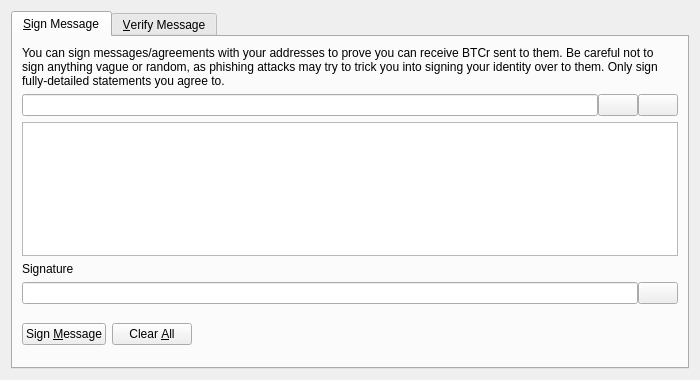
<?xml version="1.0" encoding="UTF-8"?>
<ui version="4.0">
 <class>SignVerifyMessageDialog</class>
 <widget class="QDialog" name="SignVerifyMessageDialog">
  <property name="geometry">
   <rect>
    <x>0</x>
    <y>0</y>
    <width>700</width>
    <height>380</height>
   </rect>
  </property>
  <property name="windowTitle">
   <string>Signatures - Sign / Verify a Message</string>
  </property>
  <property name="modal">
   <bool>true</bool>
  </property>
  <layout class="QVBoxLayout" name="verticalLayout">
   <item>
    <widget class="QTabWidget" name="tabWidget">
     <property name="currentIndex">
      <number>0</number>
     </property>
     <widget class="QWidget" name="tabSignMessage">
      <attribute name="title">
       <string>&amp;Sign Message</string>
      </attribute>
      <layout class="QVBoxLayout" name="verticalLayout_SM">
       <item>
        <widget class="QLabel" name="infoLabel_SM">
         <property name="text">
          <string>You can sign messages/agreements with your addresses to prove you can receive BTCr sent to them. Be careful not to sign anything vague or random, as phishing attacks may try to trick you into signing your identity over to them. Only sign fully-detailed statements you agree to.</string>
         </property>
         <property name="textFormat">
          <enum>Qt::PlainText</enum>
         </property>
         <property name="wordWrap">
          <bool>true</bool>
         </property>
        </widget>
       </item>
       <item>
        <layout class="QHBoxLayout" name="horizontalLayout_1_SM">
         <property name="spacing">
          <number>0</number>
         </property>
         <item>
          <widget class="QValidatedLineEdit" name="addressIn_SM">
           <property name="toolTip">
            <string>The BTCr address to sign the message with</string>
           </property>
          </widget>
         </item>
         <item>
          <widget class="QPushButton" name="addressBookButton_SM">
           <property name="toolTip">
            <string>Choose previously used address</string>
           </property>
           <property name="text">
            <string/>
           </property>
           <property name="shortcut">
            <string>Alt+A</string>
           </property>
           <property name="autoDefault">
            <bool>false</bool>
           </property>
          </widget>
         </item>
         <item>
          <widget class="QPushButton" name="pasteButton_SM">
           <property name="toolTip">
            <string>Paste address from clipboard</string>
           </property>
           <property name="text">
            <string/>
           </property>
           <property name="shortcut">
            <string>Alt+P</string>
           </property>
           <property name="autoDefault">
            <bool>false</bool>
           </property>
          </widget>
         </item>
        </layout>
       </item>
       <item>
        <widget class="QPlainTextEdit" name="messageIn_SM">
         <property name="toolTip">
          <string>Enter the message you want to sign here</string>
         </property>
        </widget>
       </item>
       <item>
        <widget class="QLabel" name="signatureLabel_SM">
         <property name="text">
          <string>Signature</string>
         </property>
         <property name="textFormat">
          <enum>Qt::PlainText</enum>
         </property>
        </widget>
       </item>
       <item>
        <layout class="QHBoxLayout" name="horizontalLayout_2_SM">
         <property name="spacing">
          <number>0</number>
         </property>
         <item>
          <widget class="QLineEdit" name="signatureOut_SM">
           <property name="font">
            <font>
             <italic>true</italic>
            </font>
           </property>
           <property name="readOnly">
            <bool>true</bool>
           </property>
          </widget>
         </item>
         <item>
          <widget class="QPushButton" name="copySignatureButton_SM">
           <property name="toolTip">
            <string>Copy the current signature to the system clipboard</string>
           </property>
           <property name="text">
            <string/>
           </property>
           <property name="autoDefault">
            <bool>false</bool>
           </property>
          </widget>
         </item>
        </layout>
       </item>
       <item>
        <layout class="QHBoxLayout" name="horizontalLayout_3_SM">
         <item>
          <widget class="QPushButton" name="signMessageButton_SM">
           <property name="toolTip">
            <string>Sign the message to prove you own this BTCr address</string>
           </property>
           <property name="text">
            <string>Sign &amp;Message</string>
           </property>
           <property name="autoDefault">
            <bool>false</bool>
           </property>
          </widget>
         </item>
         <item>
          <widget class="QPushButton" name="clearButton_SM">
           <property name="toolTip">
            <string>Reset all sign message fields</string>
           </property>
           <property name="text">
            <string>Clear &amp;All</string>
           </property>
           <property name="autoDefault">
            <bool>false</bool>
           </property>
          </widget>
         </item>
         <item>
          <spacer name="horizontalSpacer_1_SM">
           <property name="orientation">
            <enum>Qt::Horizontal</enum>
           </property>
           <property name="sizeHint" stdset="0">
            <size>
             <width>40</width>
             <height>48</height>
            </size>
           </property>
          </spacer>
         </item>
         <item>
          <widget class="QLabel" name="statusLabel_SM">
           <property name="font">
            <font>
             <weight>75</weight>
             <bold>true</bold>
            </font>
           </property>
           <property name="text">
            <string/>
           </property>
           <property name="wordWrap">
            <bool>true</bool>
           </property>
          </widget>
         </item>
         <item>
          <spacer name="horizontalSpacer_2_SM">
           <property name="orientation">
            <enum>Qt::Horizontal</enum>
           </property>
           <property name="sizeHint" stdset="0">
            <size>
             <width>40</width>
             <height>48</height>
            </size>
           </property>
          </spacer>
         </item>
        </layout>
       </item>
      </layout>
     </widget>
     <widget class="QWidget" name="tabVerifyMessage">
      <attribute name="title">
       <string>&amp;Verify Message</string>
      </attribute>
      <layout class="QVBoxLayout" name="verticalLayout_VM">
       <item>
        <widget class="QLabel" name="infoLabel_VM">
         <property name="text">
          <string>Enter the receiver's address, message (ensure you copy line breaks, spaces, tabs, etc. exactly) and signature below to verify the message. Be careful not to read more into the signature than what is in the signed message itself, to avoid being tricked by a man-in-the-middle attack. Note that this only proves the signing party receives with the address, it cannot prove sendership of any transaction!</string>
         </property>
         <property name="textFormat">
          <enum>Qt::PlainText</enum>
         </property>
         <property name="alignment">
          <set>Qt::AlignLeading|Qt::AlignLeft|Qt::AlignTop</set>
         </property>
         <property name="wordWrap">
          <bool>true</bool>
         </property>
        </widget>
       </item>
       <item>
        <layout class="QHBoxLayout" name="horizontalLayout_1_VM">
         <property name="spacing">
          <number>0</number>
         </property>
         <item>
          <widget class="QValidatedLineEdit" name="addressIn_VM">
           <property name="toolTip">
            <string>The BTCr address the message was signed with</string>
           </property>
          </widget>
         </item>
         <item>
          <widget class="QPushButton" name="addressBookButton_VM">
           <property name="toolTip">
            <string>Choose previously used address</string>
           </property>
           <property name="text">
            <string/>
           </property>
           <property name="shortcut">
            <string>Alt+A</string>
           </property>
           <property name="autoDefault">
            <bool>false</bool>
           </property>
          </widget>
         </item>
        </layout>
       </item>
       <item>
        <widget class="QPlainTextEdit" name="messageIn_VM"/>
       </item>
       <item>
        <widget class="QValidatedLineEdit" name="signatureIn_VM"/>
       </item>
       <item>
        <layout class="QHBoxLayout" name="horizontalLayout_2_VM">
         <item>
          <widget class="QPushButton" name="verifyMessageButton_VM">
           <property name="toolTip">
            <string>Verify the message to ensure it was signed with the specified BTCr address</string>
           </property>
           <property name="text">
            <string>Verify &amp;Message</string>
           </property>
           <property name="autoDefault">
            <bool>false</bool>
           </property>
          </widget>
         </item>
         <item>
          <widget class="QPushButton" name="clearButton_VM">
           <property name="toolTip">
            <string>Reset all verify message fields</string>
           </property>
           <property name="text">
            <string>Clear &amp;All</string>
           </property>
           <property name="autoDefault">
            <bool>false</bool>
           </property>
          </widget>
         </item>
         <item>
          <spacer name="horizontalSpacer_1_VM">
           <property name="orientation">
            <enum>Qt::Horizontal</enum>
           </property>
           <property name="sizeHint" stdset="0">
            <size>
             <width>40</width>
             <height>48</height>
            </size>
           </property>
          </spacer>
         </item>
         <item>
          <widget class="QLabel" name="statusLabel_VM">
           <property name="font">
            <font>
             <weight>75</weight>
             <bold>true</bold>
            </font>
           </property>
           <property name="text">
            <string/>
           </property>
           <property name="wordWrap">
            <bool>true</bool>
           </property>
          </widget>
         </item>
         <item>
          <spacer name="horizontalSpacer_2_VM">
           <property name="orientation">
            <enum>Qt::Horizontal</enum>
           </property>
           <property name="sizeHint" stdset="0">
            <size>
             <width>40</width>
             <height>48</height>
            </size>
           </property>
          </spacer>
         </item>
        </layout>
       </item>
      </layout>
     </widget>
    </widget>
   </item>
  </layout>
 </widget>
 <customwidgets>
  <customwidget>
   <class>QValidatedLineEdit</class>
   <extends>QLineEdit</extends>
   <header>qvalidatedlineedit.h</header>
  </customwidget>
 </customwidgets>
 <resources>
  <include location="../btcr.qrc"/>
 </resources>
 <connections/>
</ui>
